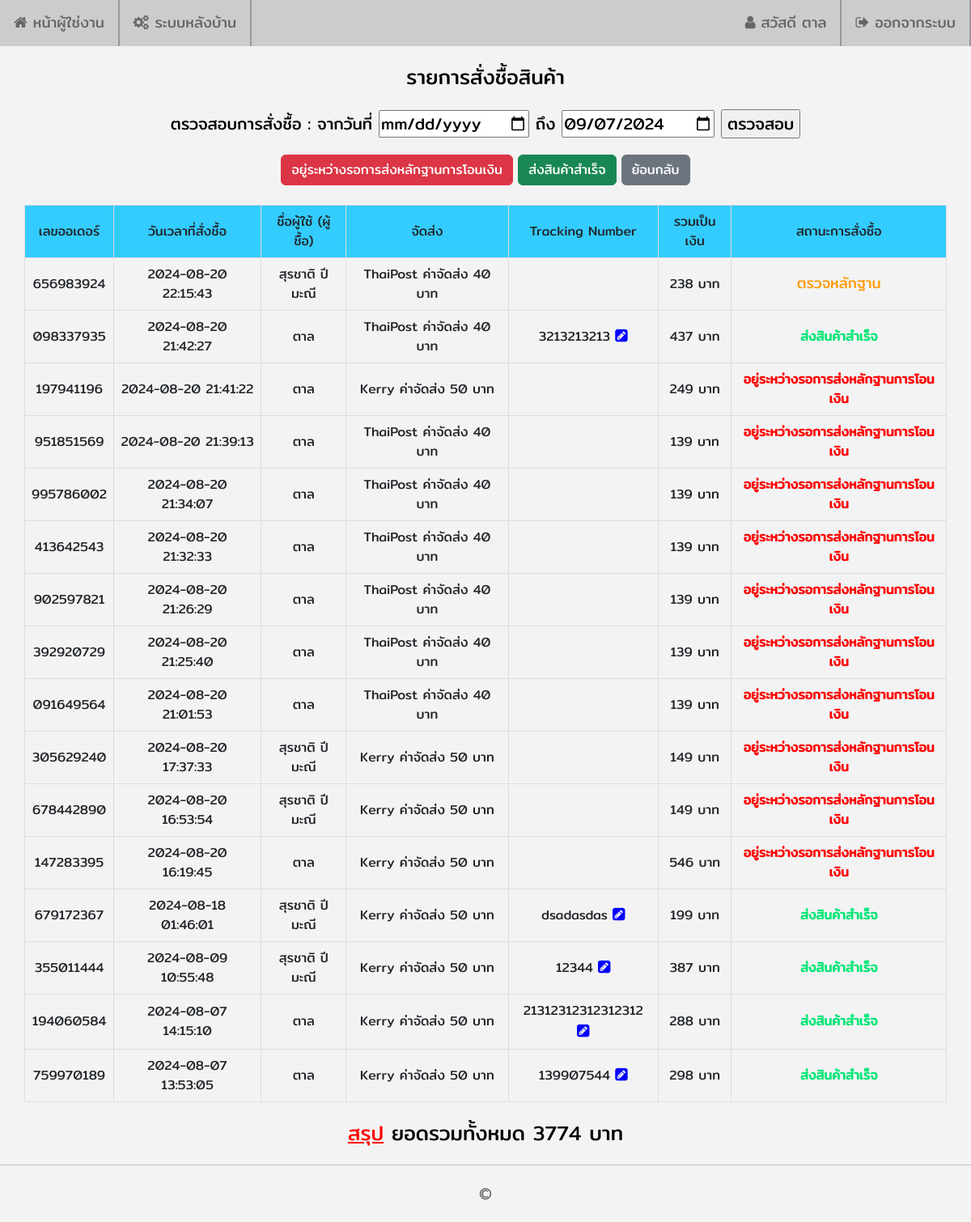
The app's page /shop_online/admin/order_report.php (signed in), older data.
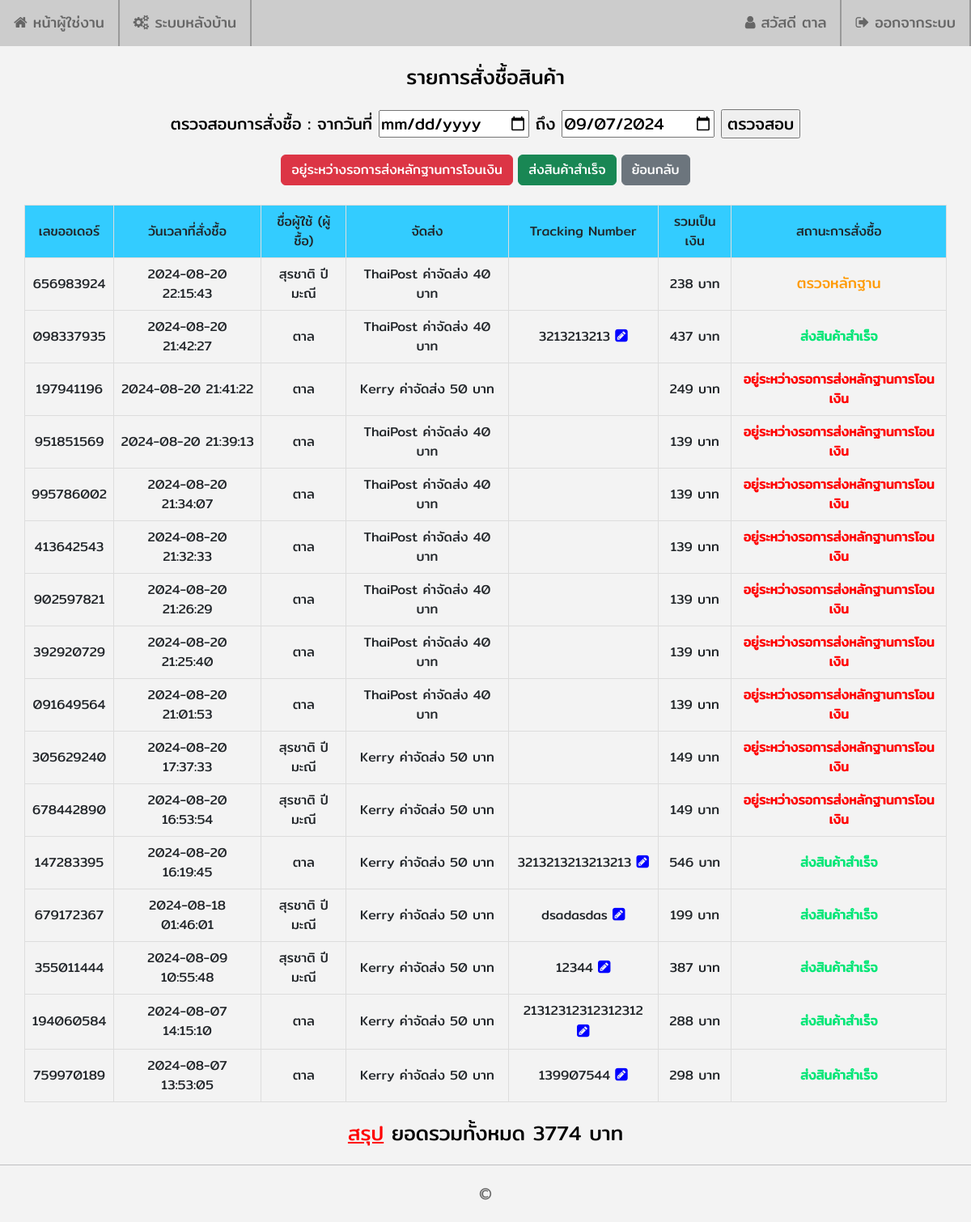
The same page, newer data.
### tables this page shows
CREATE TABLE `order_list` (
  `order_id` int(10) NOT NULL,
  `order_ordernumber` varchar(10) NOT NULL,
  `order_date` datetime NOT NULL,
  `order_price` int(9) NOT NULL,
  `order_status` enum('อยู่ระหว่างรอการส่งหลักฐานการโอนเงิน','อยู่ระหว่างการตรวจหลักฐาน','อยู่ระหว่างจัดส่งสินค้า','ส่งสินค้าสำเร็จ') NOT NULL DEFAULT 'อยู่ระหว่างรอการส่งหลักฐานการโอนเงิน',
  `order_img` text NOT NULL,
  `member_id` int(10) NOT NULL,
  `transport_id` int(10) NOT NULL,
  `tracking_number` varchar(30) DEFAULT NULL,
  `order_address` text NOT NULL
);

CREATE TABLE `member` (
  `member_id` int(10) NOT NULL,
  `member_username` varchar(30) NOT NULL,
  `member_password` varchar(30) NOT NULL,
  `member_name` varchar(100) NOT NULL,
  `member_email` varchar(100) NOT NULL,
  `member_address` text NOT NULL,
  `member_address2` text NOT NULL,
  `member_tel` varchar(10) NOT NULL,
  `member_img` text NOT NULL,
  `member_date` datetime NOT NULL,
  `member_level` enum('user','admin') NOT NULL DEFAULT 'user'
);

CREATE TABLE `transport` (
  `transport_id` int(10) NOT NULL,
  `transport_name` varchar(100) NOT NULL,
  `transport_price` varchar(5) NOT NULL
);

### shop_online/admin/order_report.php (the view, shortened to what this page needs)
<?php
    require_once('../connections/mysqli.php');
    $total = 0;
    $statusCondition = "";
    $strSQL2 = "SELECT * FROM order_list
                INNER JOIN (member, transport)
                ON (order_list.member_id = member.member_id AND order_list.transport_id = transport.transport_id)
                WHERE 1 $statusCondition
                ORDER BY order_id DESC";
    $objQuery2 = mysqli_query($Connection,$strSQL2);
?>
<!DOCTYPE html>
<html lang="en">
<head>
  <link rel="stylesheet" href="https://cdn.jsdelivr.net/npm/bootstrap@5.3.3/dist/css/bootstrap.min.css">
  <link rel="stylesheet" href="https://cdnjs.cloudflare.com/ajax/libs/font-awesome/4.7.0/css/font-awesome.min.css">
  <link rel="stylesheet" type="text/css" href="../assets/css/body.css">
  <link rel="stylesheet" type="text/css" href="../assets/css/navigationbar.css">
  <link rel="stylesheet" type="text/css" href="../assets/css/shop.css">
</head>
<body>
  <?php include '../includes/navbar_admin.php';?>
  <div class="shop_div_10">
    <span class="shop_span_7_2">รายการสั่งชื้อสินค้า</span>
    <form name="order_list_date" method="post" action="order_list_date.php">
      <span class="shop_span_7_5">ตรวจสอบการสั่งชื้อ : จากวันที่ <input type="date" name="startdate" id="startdate"> ถึง <input type="date" name="enddate" id="enddate" value="<?php echo date("Y-m-d"); ?>"> <input type="submit" name="submit" id="submit" value="ตรวจสอบ"></span>
    </form>
    <button type="button" class="btn btn-danger" onclick="window.location.href='?status=pending'">อยู่ระหว่างรอการส่งหลักฐานการโอนเงิน</button>
    <button type="button" class="btn btn-success" onclick="window.location.href='?status=completed'">ส่งสินค้าสำเร็จ</button>
      <a href="order_report.php"><button type="button" class="btn btn-secondary">ย้อนกลับ</button></a>
      <br><br>
    <table class="shop_table_1">
      <tr>
        <td bgcolor="#33CCFF">เลขออเดอร์</td>
        <td bgcolor="#33CCFF">วันเวลาที่สั่งชื้อ</td>
        <td bgcolor="#33CCFF">ชื่อผู้ใช้ (ผู้ชื้อ)</td>
        <td bgcolor="#33CCFF">จัดส่ง</td>
        <td bgcolor="#33CCFF">Tracking Number</td>
        <td bgcolor="#33CCFF">รวมเป็นเงิน</td>
        <td bgcolor="#33CCFF">สถานะการสั่งซื้อ</td>
      </tr>
      <?php
      while ($objResult2 = mysqli_fetch_array($objQuery2,MYSQLI_ASSOC)) {
      ?>
      <tr>
        <td><?php echo $objResult2["order_ordernumber"];?></td>
        <td><?php echo $objResult2["order_date"];?></td>
        <td><?php echo $objResult2["member_name"];?></td>
        <td><?php echo $objResult2["transport_name"]." ค่าจัดส่ง ".$objResult2["transport_price"]." บาท"; ?></td>
        <td>
          <?php
          if ($objResult2["tracking_number"] == NULL) {
          } else {
          ?>
          <?php echo $objResult2["tracking_number"];?> <a class="shop_a_3" href="tracking_number_edit.php?order_id=<?php echo $objResult2["order_id"];?>"><i class="fa fa-pencil-square"></i></a>
          <?php
          }
          ?>
        </td>
        <td><?php echo $objResult2["order_price"] + $objResult2["transport_price"]." บาท";?></td>
        <td>
          <?php
          if ($objResult2["order_status"] == 'อยู่ระหว่างรอการส่งหลักฐานการโอนเงิน') {
            echo "<b style='color:red'> อยู่ระหว่างรอการส่งหลักฐานการโอนเงิน </b>";
          } elseif ($objResult2["order_status"] == 'อยู่ระหว่างการตรวจหลักฐาน') {
          ?>
            <span><a class="shop_a_4" target="_blank" href="../images/money_transfer_slip/<?php echo $objResult2["order_img"]; ?>">ตรวจหลักฐาน</a></span>
          <?php
          } elseif ($objResult2["order_status"] == 'อยู่ระหว่างจัดส่งสินค้า') {
          ?>
            <span>อยู่ระหว่างจัดส่งสินค้า <a class="shop_a_4" href="order_list_member.php?member_id=<?php echo $objResult2["member_id"];?>">ข้อมูลลูกค้า</a></span>
          <?php
          } elseif ($objResult2["order_status"] == 'ส่งสินค้าสำเร็จ') {
          ?>
            <span><b style="color:#00E676;">ส่งสินค้าสำเร็จ</b></span>
          <?php
          }
          ?>
        </td>
      </tr>
      <?php
      $total = $total + ($objResult2["order_price"] + $objResult2["transport_price"]);
      }
      ?>
    </table>
    <span class="shop_span_7_4"><span class="shop_span_7_4_1">สรุป</span> ยอดรวมทั้งหมด <?php echo $total; ?> บาท</span>
  </div>
  <hr>
  <?php include '../includes/footer.php';?>
</body>
</html>

Row changes from the older to the newer data that the page shows:
changed order_list (number 12 of 16 on the later page): tracking_number (not shown) → "3213213213213213"; order_status "อยู่ระหว่างรอการส่งหลักฐานการโอนเงิน" → "ส่งสินค้าสำเร็จ"
